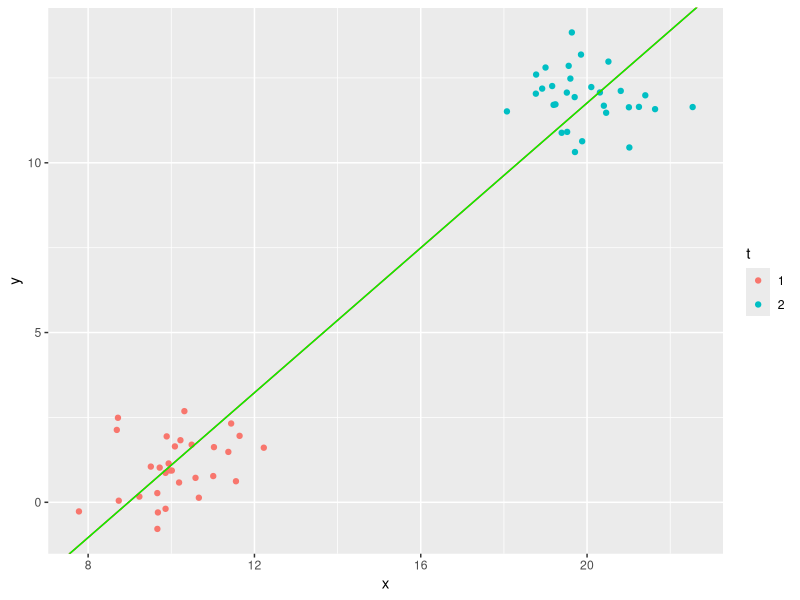
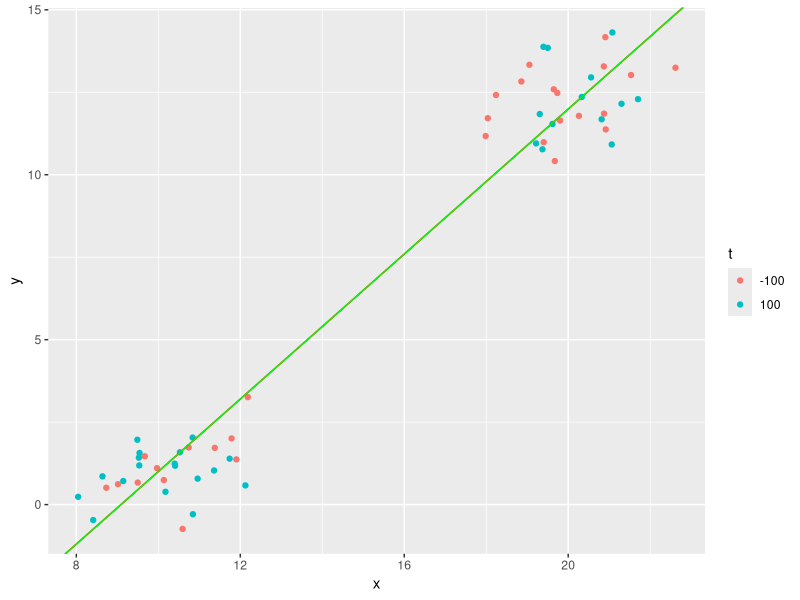
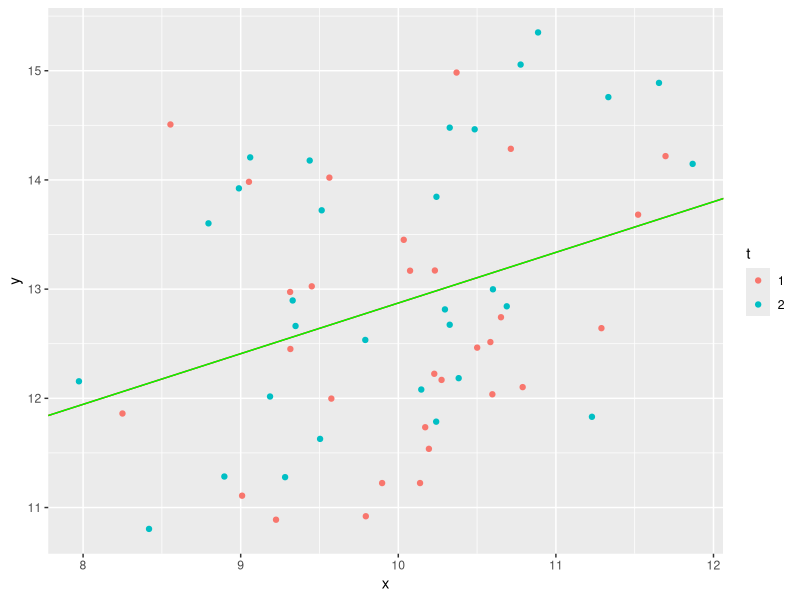

These figures' R source, in order: (Note: a time limit stopped this script after it produced the figures.)
library("nlme")
library("ggplot2")

N <- 30
separation <- 100.0
sigma.int <- 0.05

x.1 <- c( rnorm(N, mean=10.0), rnorm(N, mean=20.0) )
y.1 <- c( rnorm(N, mean= 0.0), rnorm(N, mean=10.0) ) + x.1*0.1
t.1 <- as.factor(c( rep(1, N), rep(2,N) ))
pos.1 <- c( rnorm(N, mean=-separation, sd=sigma.int), rnorm(N, mean=separation, sd=sigma.int) )

d.1 <- data.frame(x=x.1, y=y.1, pos=pos.1, t=t.1)



x.2 <- c( rnorm(N, mean=10.0), rnorm(N, mean=20.0) )
y.2 <- c( rnorm(N, mean= 0.0), rnorm(N, mean=10.0) ) + x.2*0.1
t.2 <- sample( c(-separation,separation), size=N*2, replace=TRUE )
pos.2 <- t.2 + rnorm(N*2, mean=0.0, sd=sigma.int)
t.2 <- as.factor(t.2)

d.2 <- data.frame(x=x.2, y=y.2, pos=pos.2, t=t.2)


make.data.d3 <- function()
{
    
    x.3 <- c( rnorm(N, mean=10.0), rnorm(N, mean=10.0) )
    y.3 <- c( rnorm(N, mean=10.0), rnorm(N, mean=10.0) ) + x.3*0.3
    t.3 <- as.factor(c( rep(1, N), rep(2,N) ))
    pos.3 <- c( rnorm(N, mean=-separation, sd=sigma.int), rnorm(N, mean=separation, sd=sigma.int) )
    
    d.3 <- data.frame(x=x.3, y=y.3, pos=pos.3, t=t.3)
    return(d.3)
}
d.3 <- make.data.d3()

## m <- matrix(0, 16, 16)
## m[1:8, 1:8]  <- 1
## m[9:16,9:16] <- 1
## diag(m) <- 2

#corStruct <- pdSymm(m)

plotData <- function(data)
{
    
    gls1 <- gls( y~x, data, cor=corSpatial(form=~pos) )
    print(summary(gls1))
    co2 <- coef( gls1 )

    lm1 <- lm( y~x, data )
    co <- coef( lm1 )

    p <- ggplot( data, aes(x=x, y=y) ) +
        geom_point( aes(color=t) ) +
        geom_abline( aes( slope=co["x"],  intercept=co["(Intercept)"]),  colour="red"  ) +
        geom_abline( aes( slope=co2["x"], intercept=co2["(Intercept)"]), colour="green"   )
    print(p)

}

plotData(d.1)
plotData(d.2)
plotData(d.3)

dfc <- data.frame(n=integer(), gls.coef=double(), lm.coef=double() )
for(i in 1:5000)
{
    print(i)
    d <- make.data.d3()

    gls.ok <- TRUE
    
    tryCatch( gls1 <- gls( y~x, d, cor=corSpatial(form=~pos) ), error=function(e) gls.ok <- FALSE )
    if( gls.ok )
    {
        print(summary(gls1))
        co2 <- coef( gls1 )

        lm1 <- lm( y~x, d )
        co <- coef( lm1 )
        
        dfc <- rbind( dfc, data.frame(n=c(i), gls.coef=c( co2["x"] ), lm.coef=c( co["x"] ) ) )
    }
}

p <- ggplot( data=dfc, aes(x=gls.coef, y=lm.coef) ) +
    geom_abline( slope=1, intercept=0, color="blue", alpha=0.4, size=0.5 ) +
    geom_point(size=0.5, alpha=0.4)
print(p)


dev.off()
quit()

            
